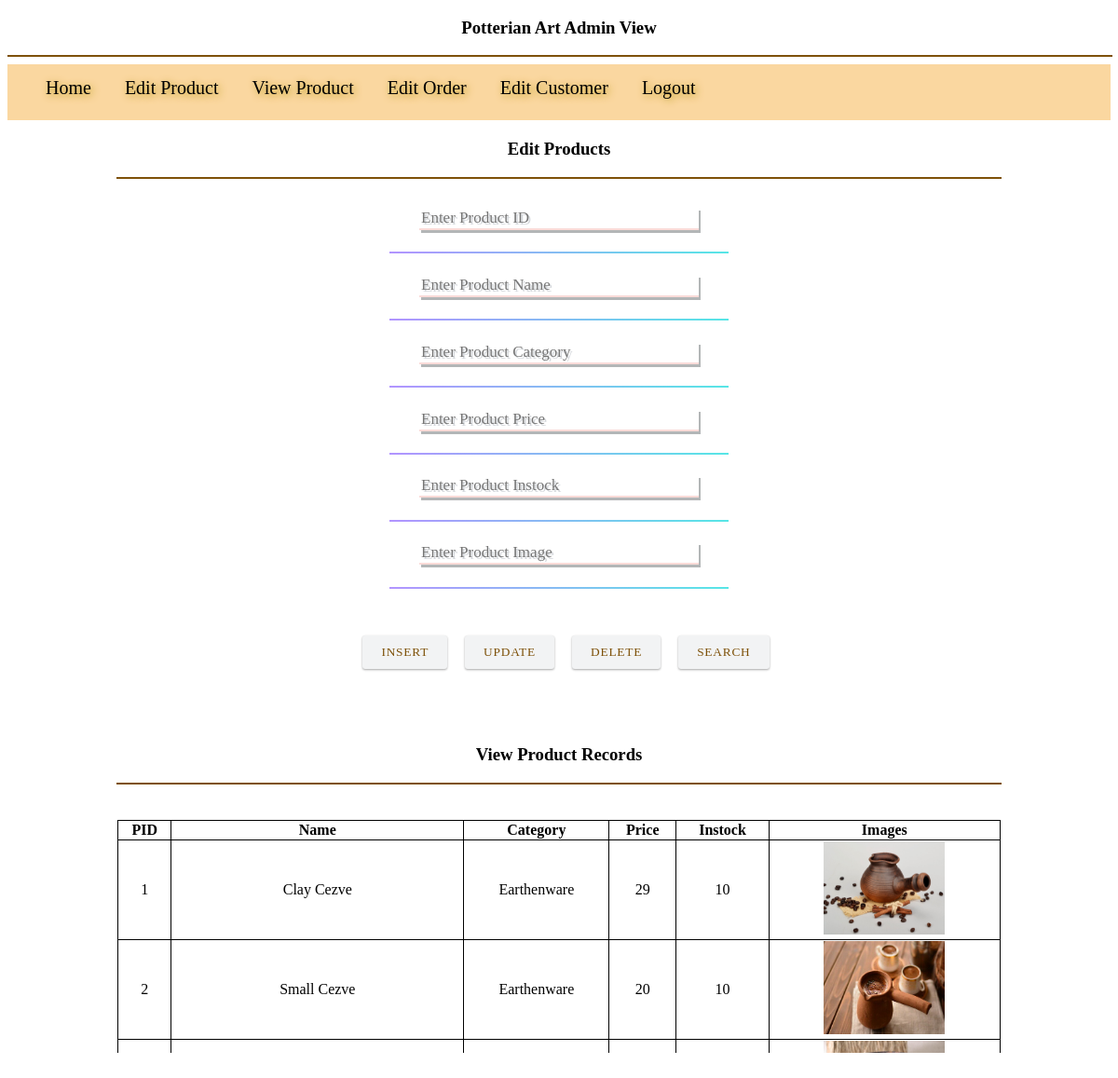
Page /admin_panel.php on the committed database.
### tables this page shows
CREATE TABLE IF NOT EXISTS `product` (
  `pid` int(11) NOT NULL,
  `name` text NOT NULL,
  `category` text NOT NULL,
  `price` double(10,0) NOT NULL,
  `instock` int(11) NOT NULL,
  `image` text NOT NULL
);

### admin_panel.php (the view, shortened to what this page needs)
<?php
include 'DBConnect.php';
$pid="";
$name="";
$category="";
$price="";
$instock="";
$image="";
?>
<!DOCTYPE html>
<html lang="en">
<head>
</head>
<body>
  	<h3 align="center">Potterian Art Admin View</h3>
  	<hr color=" #7e5109 " width="100%">
  <div class="form">
  <ul>
  <li>
  	  <a href="index.php">Home </a>
      <a href="admin_panel.php">Edit Product</a>
      <a href="#viewp">View Product</a>
	  <a href="viewo.php">Edit Order</a>
	  <a href="customer.php">Edit Customer</a>
	  <a href="logout.php">Logout</a>
  </li>
</ul>
	</div>
<div id="insert" class="wrapper">
	<h3 align="center">Edit Products</h3>
	<hr color="#7e5109" width="80%" align="center">
  <form method="post" action="admin_panel.php">
  	<div class="webflow-style-input">
    <input type="text" class="" placeholder="Enter Product ID" name="pid" value="<?php echo $pid;?>">
  </div>
  	<div class="webflow-style-input">
    <input type="text" class="" placeholder="Enter Product Name" name="name" value="<?php echo $name;?>">
  </div>
  	<div class="webflow-style-input">
    <input type="text"  class="" placeholder="Enter Product Category" name="category" value="<?php echo $category;?>">
  </div>
   	<div class="webflow-style-input">
    <input type="text" class="" placeholder="Enter Product Price" name="price" value="<?php echo $price;?>">
  </div>
  	<div class="webflow-style-input">
    <input type="text" class="" placeholder="Enter Product Instock" name="instock" value="<?php echo $instock;?>">
  </div>
    <div class="webflow-style-input">
    <input type="text" class="" placeholder="Enter Product Image" name="image" value="<?php echo $image;?>">
  </div>
    <div class="btn-box">
      <button class="btn btn-submit" type="submit" name="insert">Insert</button>
      <button class="btn btn-update" type="submit" name="update">Update</button>
      <button class="btn btn-delete" type="submit" name="delete">Delete</button>
      <button class="btn btn-search" type="submit" name="search">Search</button>
    </div>
  </form>
</div>
      	<h3  id="viewp" align="center">View Product Records</h3>
    	<hr color="#7e5109" width="80%" align="center">
    	<div class="viewProd">
    	<?php
        $viewquery="select * from product";
        echo "<table>";
        echo "<tr><th>PID</th><th>Name</th><th>Category</th><th>Price</th><th>Instock</th><th>Images</th></tr>";
        foreach ($conn -> query($viewquery) as $row)
        {
            echo "<tr>";
            echo "<td>".$row['pid']."</td>";
            echo "<td>".$row['name']."</td>";
            echo "<td>".$row['category']."</td>";
            echo "<td>".$row['price']."</td>";
            echo "<td>".$row['instock']."</td>";
            echo "<td> <img src='earthenware/".$row['image']."' width = '130px' height='100px'></td>";
            echo "</tr>";
        }
        echo "</table>";
    ?>
    </div>
</body>
</html>

### admin_panel.php (style rules this page uses)
.form { width: 100%; height: 60px; float: left; background-color:#fad7a0; margin-bottom: 20px; }
ul { list-style-type: none; margin : 0; padding: 0; overflow: hidden; color:brown; }
li { float: left; padding-left: 25px; }
li a { display: inline-block; color: black ; text-align: center; padding: 14px 16px; text-decoration: none; font-size: 20px; font-family:serif; text-shadow:2px 2px 8px #b7950b ; }
.wrapper { width: 100%; height: 700px; }
.webflow-style-input input { flex-grow: 1; color:black; text-shadow: 2px 2px #d5d8dc ; font-size:17px; line-height:0.9rem; font-family: serif; vertical-align: middle; background-color: transparent; border-top-style: hidden; border-right-style: hidden; border-left-style: hidden; border-bottom-color: #fadbd8; box-shadow: 2px 3px #b3b6b7 ; }
.btn { background: #f2f3f4 ; color: #7e5109; border: none; padding: 10px 20px; border-radius: 3px; letter-spacing: 0.06em; text-transform: uppercase; text-decoration: none; outline: none; box-shadow: 0 1px 3px rgba(0, 0, 0, 0.12), 0 1px 2px rgba(0, 0, 0, 0.24); -webkit-transition: all 0.3s cubic-bezier(0.25, 0.8, 0.25, 1); transition: all 0.3s cubic-bezier(0.25, 0.8, 0.25, 1); font-family: serif; }
button { background:#fad7a0; color:#7e5109; margin-left:15px; }
.btn-box { text-align: center; margin: 50px 0; }
.viewProd { width: 100%; padding-top:30px; height:250px; overflow:scroll; margin-bottom:100px; }
table { width:80%; margin:auto; }
table, th, td { text-align: center; border: 1px solid black; border-collapse: collapse; }

### rows in the picture
product: pid "1", name "Clay Cezve", category "Earthenware", price "29", instock "10", image (picture)
product: pid "2", name "Small Cezve", category "Earthenware", price "20", instock "10", image (picture)
product: image (picture)
